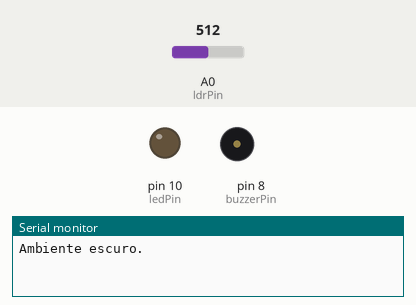
This sketch was run on a simulated Arduino Uno, built with avr-gcc and run on an emulated ATmega328P. Parts: output pins drawn as LEDs (lit = HIGH), buzzer (waves = sounding), the last lines printed to the serial monitor. The inputs (shaded band) are chosen by the test bench; at power-on: A0 (ldrPin) = 512.

Above: at 1.2 s.
1.3 s: A0 (ldrPin) set to 791
4.3 s: A0 (ldrPin) set to 818
At 4.7 s:
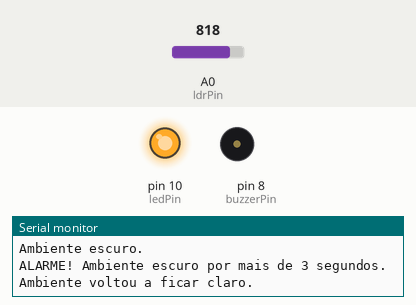
5.8 s: A0 (ldrPin) set to 790
At 6.9 s:
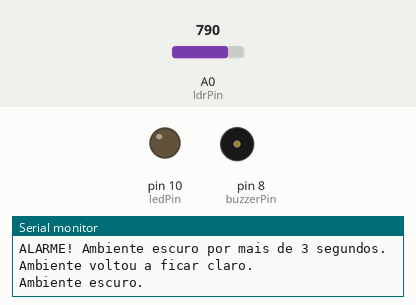
7.3 s: A0 (ldrPin) set to 810
At 8.0 s:
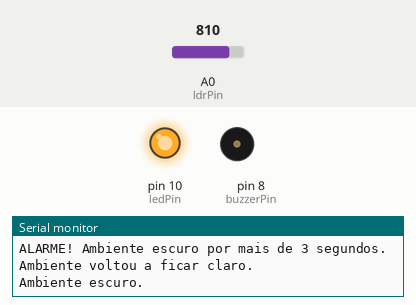
Timing chart, 0 to 9.8 s (numbered marks = the images above; inputs shaded):
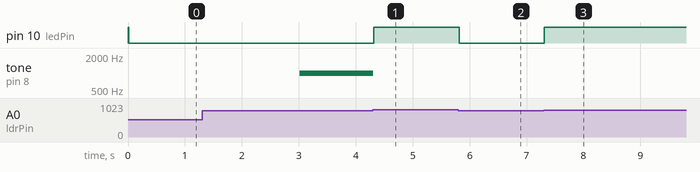

Measured:
- the behaviour switches between 799 and 800 on A0 (ldrPin) (found by bisection; images 0 and 1)
- after the input at 4.3 s, pin 10 (ledPin): LOW → HIGH at once; tone on pin 8 (buzzerPin): 1000 Hz → silent at once
- after the input at 5.8 s, pin 10 (ledPin): HIGH → LOW at once
- after the input at 7.3 s, pin 10 (ledPin): LOW → HIGH at once; tone on pin 8 (buzzerPin): stays silent (without the input it goes to 1000 Hz after 1.5 s)

The sketch:

ambienteclaroeescuro1.ino
```cpp
int ledPin = 10;
int buzzerPin = 8;
int ldrPin = A0;
int ldrValor = 0;

unsigned long tempoInicioEscuro = 0;

enum Estado{
  CLARO,
  ESCURO,
  ALARME
};

Estado estado = CLARO;

void setup(){
  pinMode(ledPin, OUTPUT);
  pinMode(buzzerPin, OUTPUT);
  Serial.begin(9600);
}

void loop(){

  ldrValor = analogRead(ldrPin);

  switch(estado){

    case CLARO:

    	digitalWrite(ledPin, HIGH); //Ambiente claro
    	noTone(buzzerPin);

    if(ldrValor < 800){
      tempoInicioEscuro = millis();
      estado = ESCURO;
      Serial.println("Ambiente escuro.");
    }
    break;

    case ESCURO:

    digitalWrite(ledPin, LOW);

    if(ldrValor >= 800){
      estado = CLARO;
    }else if (millis() - tempoInicioEscuro >= 3000){
      estado = ALARME;
      Serial.println("ALARME! Ambiente escuro por mais de 3 segundos.");
    }
    break;

    case ALARME:

    digitalWrite(ledPin, LOW);
    tone(buzzerPin, 1000); //Buzzer toca em 100 Hz

    if(ldrValor >= 800){
      noTone(buzzerPin);
      estado = CLARO;
      Serial.println("Ambiente voltou a ficar claro.");
    }
    break;
  }

  delay(10);

}
```
